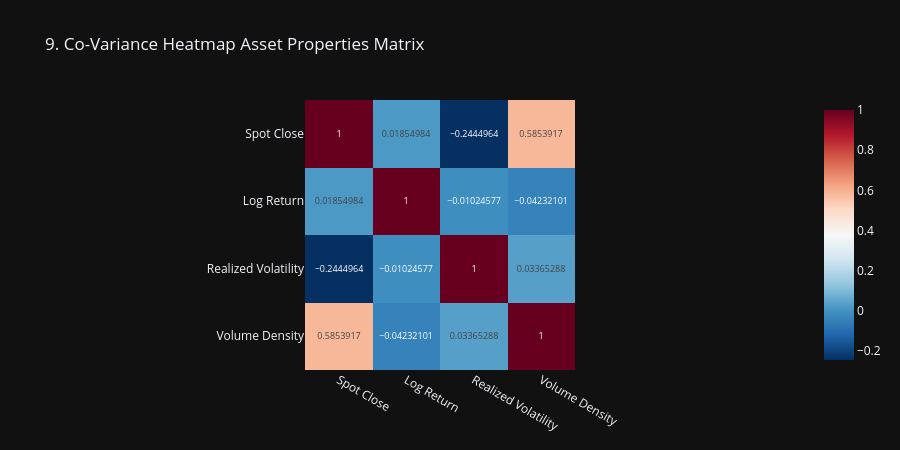

Notebook source saved alongside this figure:
### Markdown cell above
### **🗺️ Hierarchical Relational Layers**
#### **Hierarchical Relational Layers** are an organized structure of data arranged in multiple levels, where each layer represents relationships between different entities. This approach improves data organization, simplifies complex relationships, and enables efficient analysis, querying, and decision-making in structured datasets. 📂
##### **Correlation Matrix Heatmap Analysis** = **Correlation Matrix Heatmap Analysis** is a technique used to visualize the relationships between multiple variables in a dataset. A correlation matrix measures how strongly variables are related, while a heatmap uses colors to display these relationships, making it easy to identify positive, negative, or weak correlations for data analysis and feature selection. 📊

### Code cell
corr_df = pd.concat([crypto_df['Close'], crypto_df['Log_Return'], crypto_df['Rolling_Vol_21'], crypto_df['Volume']], axis=1)
corr_df.columns = ['Spot Close', 'Log Return', 'Realized Volatility', 'Volume Density']
corr_matrix = corr_df.corr()

fig_heat = px.imshow(corr_matrix, text_auto=True, color_continuous_scale='RdBu_r', template='plotly_dark', title='9. Co-Variance Heatmap Asset Properties Matrix')
fig_heat.update_layout(height=450)
fig_heat.show()

### Figure 1 — Plotly figure (JSON) as saved in the notebook; plotly's stock layout.template omitted (floating-point values rounded to 4 significant figures)
{"data": [{"coloraxis": "coloraxis", "hovertemplate": "x: %{x}<br>y: %{y}<br>color: %{z}<extra></extra>", "name": "0", "texttemplate": "%{z}", "type": "heatmap", "x": ["Spot Close", "Log Return", "Realized Volatility", "Volume Density"], "xaxis": "x", "y": ["Spot Close", "Log Return", "Realized Volatility", "Volume Density"], "yaxis": "y", "z": [[1.0, 0.01855, -0.2445, 0.5854], [0.01855, 1.0, -0.01025, -0.04232], [-0.2445, -0.01025, 1.0, 0.03365], [0.5854, -0.04232, 0.03365, 1.0]]}], "layout": {"coloraxis": {"autocolorscale": false, "colorscale": [[0, "rgb(5,48,97)"], [0.1, "rgb(33,102,172)"], [0.2, "rgb(67,147,195)"], [0.3, "rgb(146,197,222)"], [0.4, "rgb(209,229,240)"], [0.5, "rgb(247,247,247)"], [0.6, "rgb(253,219,199)"], [0.7, "rgb(244,165,130)"], [0.8, "rgb(214,96,77)"], [0.9, "rgb(178,24,43)"], [1, "rgb(103,0,31)"]]}, "height": 450, "title": {"text": "9. Co-Variance Heatmap Asset Properties Matrix"}, "xaxis": {"anchor": "y", "constrain": "domain", "domain": [0, 1], "scaleanchor": "y"}, "yaxis": {"anchor": "x", "autorange": "reversed", "constrain": "domain", "domain": [0, 1]}}}
